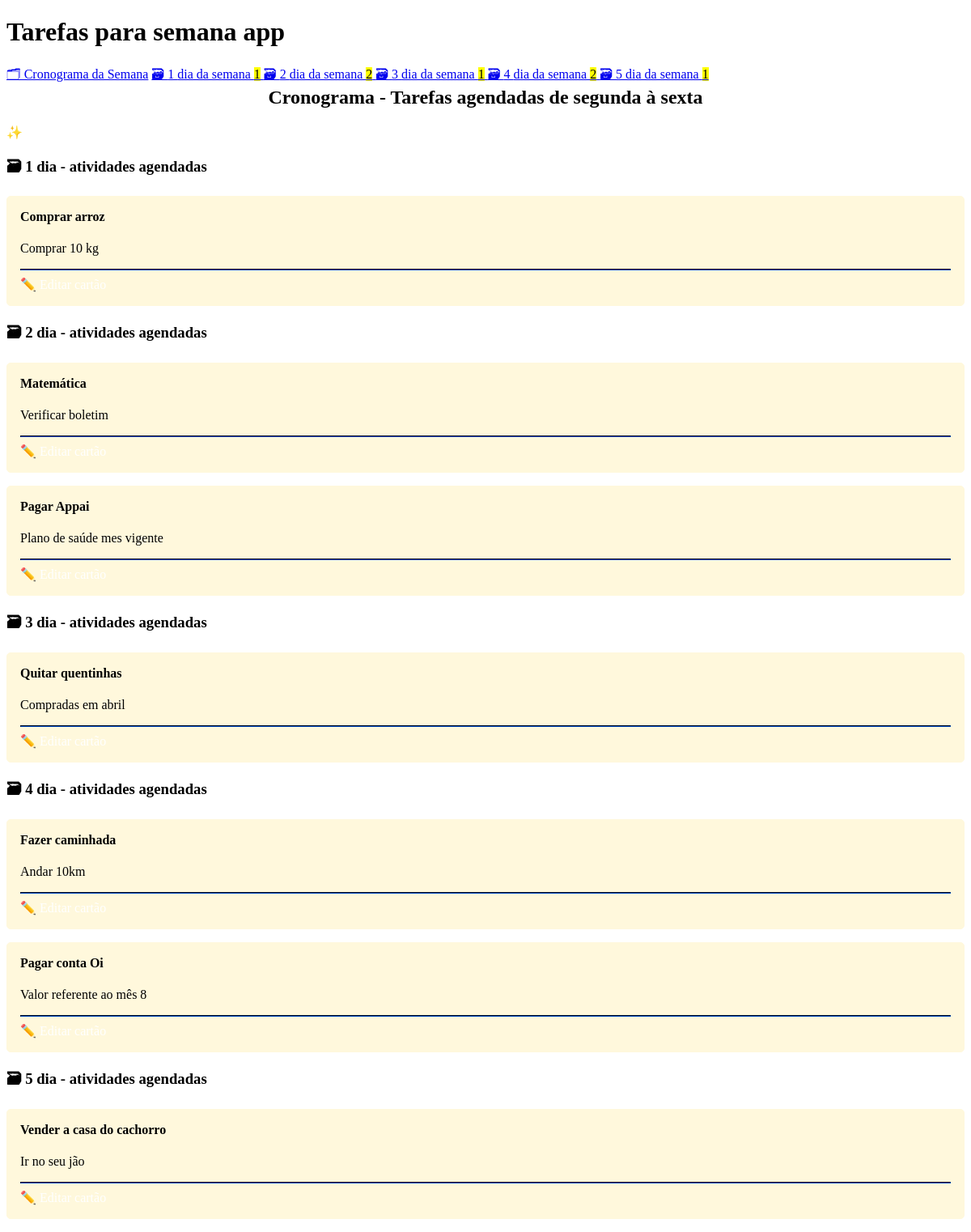
The page / on the database its author committed.
### cards/models.py (models this page shows, shortened)
class Card(models.Model):
    question = models.CharField(max_length=100)
    answer = models.CharField(max_length=100)
    box = models.IntegerField(
        choices=zip(BOXES, BOXES),
        default=BOXES[0],
    )
    date_created = models.DateTimeField(auto_now_add=True)

### cards/views.py (the view)
class CardListView(ListView):
    model = Card
    queryset = Card.objects.all().order_by("box", "-date_created")

### cards/templatetags/cards_tags.py (called while the page is built)
@register.inclusion_tag("cards/box_links.html")
def boxes_as_links():
    boxes = []
    for box_num in BOXES:
        card_count = Card.objects.filter(box=box_num).count()
        boxes.append({
            "number": box_num,
            "card_count": card_count,
        })
    return {"boxes": boxes}

### cards/templates/cards/card_list.html
{% extends "cards/base.html" %}
{% load humanize %}
{% block content %}
    <h2>
       Cronograma - Tarefas agendadas de segunda à sexta
    </h2>
    <a href="{% url 'card-create' %}" role="button">
        ✨ Criar Novo Cartão
    </a>
    {% for card in card_list %}
        {% ifchanged %}
            <h3>🗃 {{ card.box }} dia - atividades agendadas </h3>
        {% endifchanged %}
        {% include "cards/card.html" %}
    {% endfor %}
{% endblock content %}

### cards/templates/cards/base.html (shortened to what this page needs)
<!DOCTYPE html>
<html lang="en">
<head>
    <link rel="stylesheet" href="https://cdn.simplecss.org/simple.min.css">
</head>
<body>
    <header>
        <h1>Tarefas para semana app</h1>
        {% include "cards/navigation.html" %}
    </header>
    <main>
        {% block content %}{% endblock content %}
    </main>
</body>
</html>

### cards/templates/cards/navigation.html
{% load cards_tags %}
<nav>
    <a href="{% url 'card-list' %}">🗂 Cronograma da Semana</a>
    {% boxes_as_links %}
</nav>

### cards/templates/cards/box_links.html
{% load humanize %}
{% for box in boxes %}
    <a href="{% url 'box' box_num=box.number %}">
        🗃 {{ box.number }} dia da semana <mark>{{ box.card_count }}</mark>
    </a>
{% endfor %}

### cards/templates/cards/card.html (shortened to what this page needs)
<article>
   <h4>{{ card.question }}</h4>
   {% if not check_card %}
	   <p>{{ card.answer }}</p>
	   <hr>
	    <a href="{% url 'card-update' card.id %}" role="button">
	        ✏️ Editar cartão
	    </a>
    {% endif %}
</article>

### cards/templates/cards/base.html (style rules this page uses)
:root { --accent: #00296e; --accent-bg: #FFF8DC; --bg: #dae585; --text:#00296e ; --text-light:#006a86 ; --border:#FFF8DC ; --code: #ffd162; --preformatted: #dae585; }
article { background-color: #FFF8DC; border: 1px solid var(--border); border-radius: 5px; padding: 1em; margin: 1em 0; }
h2 { text-align: center; }
h2, h4 { margin-top: 0; }
hr { background: var(--accent); border-color: var(--accent); }
button, a[role="button"] { color: white; text-decoration: none; }

### rows shown on the page
Card: box "1", question "Comprar arroz", answer "Comprar 10 kg"
Card: box "2", question "Matemática", answer "Verificar boletim"
Card: question "Pagar Appai", answer "Plano de saúde mes vigente"
Card: box "3", question "Quitar quentinhas", answer "Compradas em abril"
Card: box "4", question "Fazer caminhada", answer "Andar 10km"
Card: question "Pagar conta Oi", answer "Valor referente ao mês 8"
Card: box "5", question "Vender a casa do cachorro", answer "Ir no seu jão"

### other values the page prints
{{ box.number }} "1" "2" "3" "4" "5"
{{ box.card_count }} "1" "2" "1" "2" "1"
